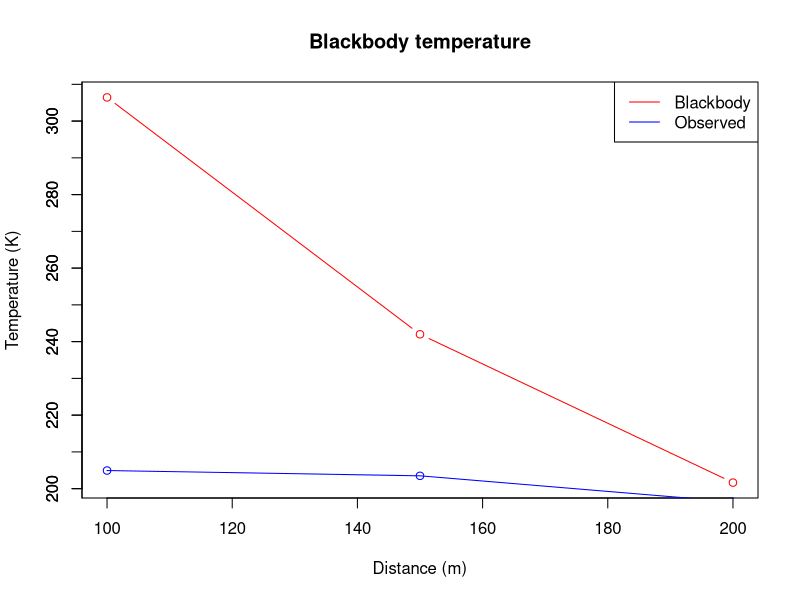

The R source for this figure:
## ---- chunk 1
# Turn off the r output
knitr::opts_chunk$set(echo = FALSE)

# use mhchem for chemical equations
library(knitr)

# use tufte for formatting
library(tufte)
## ---- chunk 2
sboltz <- 5.67e-8 # Stefan-Boltzmann constant
wein <- 2.898e-6

dart.temperature = 4500 # K

athos.distance <- 100
athos.solar_flux_density <- 2500
athos.albedo <- 0.2
athos.emissivity <- 0.2

porthos.distance <- 150
porthos.albedo <- 0.3
porthos.emissivity <- 0.5

aramis.distance <- 200
aramis.albedo <- 0.4
aramis.emissivity <- 0.9
## ---- chunk 3
dart.solar_output <- athos.solar_flux_density * athos.distance^2
## ---- chunk 4
porthos.solar_flux <- dart.solar_output / porthos.distance^2

aramis.solar_flux <- dart.solar_output / aramis.distance^2
## ---- chunk 5
athos.temperature.bb <- (athos.solar_flux_density * (1-athos.albedo)/4 / sboltz)^(1/4)

porthos.temperature.bb <- (porthos.solar_flux * (1-porthos.albedo)/4 / sboltz)^(1/4)

aramis.temperature.bb <- (aramis.solar_flux * (1-aramis.albedo)/4 / sboltz)^(1/4)
## ---- chunk 6
athos.temperature.bb_c <- athos.temperature.bb - 273.15

porthos.temperature.bb_c <- porthos.temperature.bb - 273.15

aramis.temperature.bb_c <- aramis.temperature.bb - 273.15
## ---- chunk 7
athos.temperature.obs <- athos.temperature.bb * (athos.emissivity)^(1/4)

porthos.temperature.obs <- porthos.temperature.bb * (porthos.emissivity)^(1/4)

aramis.temperature.obs <- aramis.temperature.bb * (aramis.emissivity)^(1/4)
## ---- chunk 8
athos.temperature.obs_c <- athos.temperature.obs - 273.15

porthos.temperature.obs_c <- porthos.temperature.obs - 273.15

aramis.temperature.obs_c <- aramis.temperature.obs - 273.15
## ---- chunk 9
athos.lambda.max <- wein / athos.temperature.bb

porthos.lambda.max <- wein / porthos.temperature.bb

aramis.lambda.max <- wein / aramis.temperature.bb
## ---- chunk 10

dart.lambda.max <- wein / dart.temperature
## ---- chunk 11
athos.temperature.gh <- athos.temperature.bb - athos.temperature.obs

porthos.temperature.gh <- porthos.temperature.bb - porthos.temperature.obs

aramis.temperature.gh <- aramis.temperature.bb - aramis.temperature.obs
## ---- chunk 12
x <- c(athos.distance, porthos.distance, aramis.distance)
y <- c(athos.temperature.bb, porthos.temperature.bb, aramis.temperature.bb)
y2 <- c(athos.temperature.obs, porthos.temperature.obs, aramis.temperature.obs)
plot(x, y, type="b", col="red", xlab="Distance (m)", ylab="Temperature (K)", main="Blackbody temperature")
#plot points for x and y2
points(x, y2, col="blue")
lines(x, y2, col="blue")
legend("topright", legend=c("Blackbody", "Observed"), col=c("red", "blue"), lty=1:1)
# range of y axis 190 to 350
axis(2, at=seq(190, 350, by=10))
